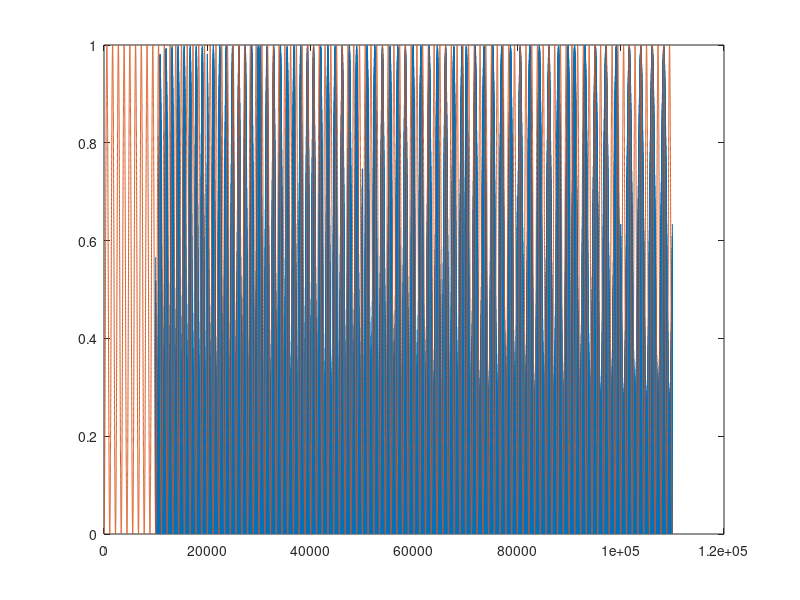

Recreate this plot in MATLAB. (Note: this script raises an error after producing the figure.)
function OscilModelSound3

f0=9;
c=0.1;
sig = 1/(3*sqrt(2)*c*f0);

%ft = round(f0*(1-c))

t=[0:0.0001:5]; 
gt = find(t>=0.5 & t<=1.5);

%T = [0:0.005:2].^(1/3);
T = [0:0.01:2];
T = T/max(T)*5;
c = [0:0.05:0.5];

%yy=0;
%for n=1:length(T)
%  fc = 440;
%  sig = 1/(3*sqrt(2)*c(n)*f0);
%  fc = 350+n*10;
%  y=(1+cos(2*pi*f0*(t-c(n)*T(n))))*0.5.* exp(-(t-T(n)).^2/(sig^2)).*[1+cos(2*pi*fc*t)]/0.5*1/(sqrt(pi)*sig);
%  yy = yy+y;
%end
%yy = yy/max(yy);

yy = [];
for n=1:length(c)
  n
  yy1=0;
  for m=1:length(T)
    fc = 440;
    sig = 1/(3*sqrt(2)*c(n)*f0);
    y1=(1+cos(2*pi*f0*(t-c(n)*T(m))))*0.5.* exp(-(t-T(m)).^2/(sig^2)).*[1+cos(2*pi*fc*t)]/0.5*1/(sqrt(pi)*sig);
    %y1=(1+cos(2*pi*f0*t))*0.5.* exp(-(t-T(n)).^2/(sig^2)).*[1+cos(2*pi*fc*t)]/0.5;
    yy1 = yy1+y1;
  end
  yy1 = yy1/max(yy1);
  yy = [yy yy1(gt)];
end



%y1 = (1+cos(2*pi*f0*t))*0.5.* exp(-(t-2.5).^2/(sig.^2)).*cos(2*pi*440*t);
y2 = (1+cos(2*pi*f0*t))*0.5;
y3 = repmat(y2(gt),1,length(c));

ft = f0.*(1-c)


%y8 = (1+cos(2*pi*8*t))*0.5.*[1+cos(2*pi*400*t)]*0.5;
%y9 = (1+cos(2*pi*9*t))*0.5.*[1+cos(2*pi*400*t)]*0.5;
%keyboard

%plot([yy' y1'])
plot([yy' y3'])
%soundsc([yy],10000)
%soundsc([yy1],10000)


%keyboard

%soundsc(yy,10000)

%sound([yya yy],10000);

WY = [yy-1];
fname = ['SoundDelay.wav']
wavwrite(WY,10000,32,fname)

return;







NOPLOT = 0;
GoPrint = 0;
%%%%%%%%%%%%%%%%%%%%%%%%%%%%%%%%%%%%%%%%%%%%
%% default parameters

%sig = 0.32; % [sec]
f0 = 240;    % [Hz]
cf = 0.2;%1/(3*sqrt(2)*sig*f0); % dimension less 
sig =1/(3*sqrt(2)*cf*f0);

ft = f0*(1-cf)

t=[0:0.0001:1]'; %% 1 sec
for n=1:100
  T = 0.005*n;
  tau = cf*T;
  y(:,n) = 0.5*(1+cos(2*pi*f0*(t-tau))).*exp(-(t-T).^2/sig^2);
end

%% example neurons
m=2;
cl = [23:m:23+3*m];

%%%%%%%%%%%%%%%%%%%%%%%%%%%%%%%%%%%%%%%%%%%%
%% Example Figure
figure(123);clf
set(gcf,'position',[1829 370 592 541])

%%
subplot('position',[0.15 0.75 0.7 0.15])
hold on
%% 
yy = sum(y,2);
plot(t,[yy/max(yy)],'color',[1 1 1]*0.2,'LineStyle','--','LineWidth',2)
cc = colormap('lines');
l = 1:3;
k=3;
for n=1:k
  plot(t,y(:,cl(n))/max(y(:,cl(n))),'LineWidth',2,'Color',cc(l(n),:))
end
ylabel('rate','FontSize',16)
axis tight
%xlim([0.1 0.2])
%set(gca,'TickDir','out','FontSize',16,'XTick',[],'YTick',[])
box off
%axis off
text(3.9,0.05,'probability','FontSize',16,'rotation',90)

%%
subplot('position',[0.15 0.55 0.7 0.15])
hold on
colormap('default')
cc = colormap;
k=22; l = round(linspace(1,64,k));
cll = [20:1:70];
for n=1:k
  plot(t,y(:,cll(n))/max(y(:,cll(n))),'LineWidth',2,'Color',cc(l(n),:))
end
yy = sum(y,2);
plot(t,[yy/max(yy)],'color',[1 1 1]*0.2,'LineStyle','--','LineWidth',2)
xlabel('time [sec]','FontSize',16)
ylabel('probability','FontSize',16)
axis tight
%xlim([0.2 0.4])
set(gca,'TickDir','out','FontSize',16,'XTick',[],'YTick',[])
box off
axis off
text(5.7,-0.25,'2 sec','FontSize',16)
text(3.9,0.05,'probability','FontSize',16,'rotation',90)
text(6.06,0.6,'2A','FontSize',16);
annotation('line',[0.875 0.875]+0.01,[0.67 0.695],'LineWidth',2);
annotation('line',[0.875 0.875]+0.01,[0.59 0.62],'LineWidth',2);

annotation('line',[0.87 0.88]+0.01,[0.59 0.59],'LineWidth',2);
annotation('line',[0.87 0.88]+0.01,[0.695 0.695],'LineWidth',2);

text(3.65,2.2,'A','FontSize',16);
text(3.65,1,'B','FontSize',16);


%PrintFig('OscilModel.crt',GoPrint)

%%%%%%%%%%%%%%%%%%%%%%%%%%%%%%%%%%%%%%%%%%%%
if NOPLOT
  figure(76263);clf
  subplot('position',[0.1 0.15 0.7 0.8])
  hold on
  cc = colormap('lines');
  l = 1:3;
  k=3; 
  %l = round(linspace(1,64,k));
  %cl = [23:2:27];
  for n=1:k
    plot(t,y(:,cl(n))/max(y(:,cl(n))),'LineWidth',2,'Color',cc(l(n),:))
    ylabel('rate','FontSize',16)
    xlim([0 1])
    set(gca,'TickDir','out','FontSize',16,'XTick',[],'YTick',[])
    box off
    axis off
    text(3.95,0.3,'rate','FontSize',16,'rotation',90)
    text(5.8,-0.1,'2 sec','FontSize',16)
    PrintFig(['OscilModelScatch' num2str(n)],0)
  end
  yy = sum(y,2);
  plot(t,[yy/max(yy)],'color',[1 1 1]*0.2,'LineStyle','--','LineWidth',2)
  PrintFig('OscilModelScatch4',0)
end

%%%%%%%%%%%%%%%%%%%%%%%%%%%%%%%%%%%%%%%%%%%%
%% PHASE
%% compute the phase of yy
gt = find(t>0 & t<=2);
t2 = t(gt)-0;
yy2 = [yy(gt)/max(yy(gt))];
a = (max(yy2)-min(yy2))/2;
b = (max(yy2)+min(yy2))/2;
yy2 = (yy2-b)/a;
dyy = diff(yy2)./diff(t2);
dyy = dyy/max(dyy);

dt = t2(2:end)-mean(diff(t2))/2;
yy3 = yy2(1:end-1)+diff(yy2)/2;

phi = angle(yy3-i*dyy);
phi = mod(phi+pi,2*pi);

subplot('position',[0.15 0.15 0.7 0.3])
hold on
cc = colormap('lines');
l = 1:3;
k=3; 
rate = 100/sig;
for n=1:k
  y2 = y(:,cl(n))/max(y(:,cl(n)));
  y22 = zeros(size(y2));
  y22 = y2;%(find(y2>=0)) = y2(find(y2>=0));
  y3 = cumsum(y22)/sum(y22);
  r = rand(10000,1);
  [xx xi yi] = NearestNeighbour(y3,r);
  %% randomize
  rdt =  t(xi)+(rand(size(xi))-0.5)*0.3;%*0.3;
  rph =  phi(xi)*180/pi + (rand(size(xi))-0.5)*20;
  
  plot(rdt(1:10:end),rph(1:10:end),'o','markersize',3,'markerfacecolor',cc(l(n),:),'markeredgecolor',cc(l(n),:))
  plot(rdt(1:10:end),rph(1:10:end)+360,'o','markersize',3,'markerfacecolor',cc(l(n),:),'markeredgecolor',cc(l(n),:))
  
  bin = [0:30:720];
  h(:,n) = histcI([rph;rph+360],bin);
end
axis tight
xlim([0 1])
ylim([0 720])
set(gca,'TickDir','out','FontSize',16,'XTick',[],'YTick',[0:180:720])
box off
%axis off
%text(3.75,300,'phase [deg]','FontSize',16,'rotation',90)
ylabel('phase [deg]','FontSize',16)
text(5.7,-70,'2 sec','FontSize',16)

text(3.65,720,'C','FontSize',16);


%%%%%%%%
subplot('position',[0.85 0.15 0.1 0.3])
plot(h,bin(1:end-1)+mean(diff(bin))/2,'LineWidth',2)
axis tight
xlim([0 max(h(:))])
ylim([0 720])
box off
axis off
text(100,-70,'count','FontSize',16)

%PrintFig(['OscilModelScatchPh'],GoPrint)
PrintFig('OscilModel.crt',GoPrint)
return

%%%%%%%%%%%%%%%%%%%%%%%%%%%%%%%%%%%%%%%%%%%%
%% frequency and amplitude

%% optimal parameters
sig = 0.353; % [sec]
a = 3*sqrt(2);%a = 2*sqrt(-log(0.1));
f0 = 8.6;    % [Hz]
cf = 1/(a*sig*f0); % dimension less 

ft = f0*(1-cf);

t=[1:0.001:10]'; %% 10 sec

fprintf(['f0=' num2str(f0) 'c=' num2str(cf) ' L=' num2str(a*sig) ' ft=' num2str(ft) '\n']);


%% delay - compression factor
k=20;
for m=1:k
  cfm(m) = m * cf/k*2;
  f0m(m) = m * f0/k + f0/2;
  sigm(m) = m*0.11/2;
  for n=1:100
    T = 0.1*n;
    % cf
    tau = cfm(m)*T;
    ytau(:,n) = 0.5*(1+cos(2*pi*f0*(t-tau))).*exp(-(t-T).^2/sig^2);
    % f0
    tau = cf*T;
    yf0(:,n) = 0.5*(1+cos(2*pi*f0m(m)*(t-tau))).*exp(-(t-T).^2/sig^2);
    % sig
    tau = cf*T;
    ysig(:,n) = 0.5*(1+cos(2*pi*f0*(t-tau))).*exp(-(t-T).^2/sigm(m)^2);
  end
  gt = find(t>3 & t<7);
  % cf 
  sy = sum(ytau,2)/max(sum(ytau,2));
  amptau(m) = diff([min(sy(gt)) max(sy(gt))]);
  fttau(m) = f0*(1-cfm(m));
  %dphitau(m,:) = OscilModelOpt_funcPhi(sig,cfm(m),f0,fttau(m),50*0.1);
  dphitau(m,:) = 2*pi*a *f0 *cfm(m) *sig *180/pi;
  % f0
  sy = sum(yf0,2)/max(sum(yf0,2));
  ampf0(m) = diff([min(sy(gt)) max(sy(gt))]);
  ftf0(m) = f0m(m)*(1-cf);
  %dphif0(m,:) = OscilModelOpt_funcPhi(sig,cf,f0m(m),ftf0(m),50*0.1);
  dphif0(m,:) = 2*pi*a *f0m(m) *cf *sig *180/pi;
  % sig
  sy = sum(ysig,2)/max(sum(ysig,2));
  ampsig(m) = diff([min(sy(gt)) max(sy(gt))]);
  ftsig(m) = f0*(1-cf);
  sigma = sigm*a;
  %dphisig(m,:) = OscilModelOpt_funcPhi(sigm(m),cf,f0,ftsig(m),50*0.1);
  dphisig(m,:) = 2*pi*a *f0 *cf *sigm(m) *180/pi;
end

figure(72356);clf
set(gcf,'position',[1828         233         729         676]);
c = [0.5 0.5 1];
%
subplot('position',[0.15 0.75 0.2 0.2]) %% 331
plot(cfm,fttau,'o','markeredgecolor',c,'markerfacecolor',c);
%set(gca,'TickDir','out','FontSize',16,'YTick',[6.5:0.5:8.5])
set(gca,'TickDir','out','FontSize',16,'YTick',[4:2:12])
axis tight 
%ylim([6.5 8])
ylim([4 12])
box off
Lines(cf,[],[],'--');
al = get(gca,'XLim');
bl = get(gca,'YLim');
xlabel('compression factor c','FontSize',16,'position',[mean(al) mean(bl)-diff(bl)*0.75])
ylabel('popul. freq. f_\theta [Hz]','FontSize',16,'position',[mean(al)-diff(al)*0.7 mean(bl)])
%
subplot('position',[0.44 0.75 0.2 0.2]) %% 332
plot(cfm,amptau,'o','markeredgecolor',c,'markerfacecolor',c)
set(gca,'TickDir','out','FontSize',16)
axis tight 
ylim([0 1])
box off
Lines(cf,[],[],'--');
al = get(gca,'XLim');
bl = get(gca,'YLim');
xlabel('compression factor c','FontSize',16,'position',[mean(al) mean(bl)-diff(bl)*0.75]) 
ylabel('amplitude A','FontSize',16,'position',[mean(al)-diff(al)*0.7 mean(bl)])
%
subplot('position',[0.75 0.75 0.2 0.2]) %% 333
plot(cfm,dphitau,'o','markeredgecolor',c,'markerfacecolor',c)
%set(gca,'TickDir','out','FontSize',16,'YTick',[0:180:720])
set(gca,'TickDir','out','FontSize',16,'YTick',[0:360:1080])
axis tight 
ylim([0 1160])
box off
Lines(cf,[],[],'--');
al = get(gca,'XLim');
bl = get(gca,'YLim');
xlabel('compression factor c','FontSize',16,'position',[mean(al) mean(bl)-diff(bl)*0.75])
ylabel('tot. phase \Delta\Phi [deg]','FontSize',16,'position',[mean(al)-diff(al)*0.8 mean(bl)])
%
%
subplot('position',[0.15 0.45 0.2 0.2]) %% 334
plot(f0m,ftf0,'o','markeredgecolor',c,'markerfacecolor',c);
set(gca,'TickDir','out','FontSize',16,'XTick',[4:2:12],'YTick',[4:2:12])
hold on
plot([4 12],[4 12],'k--')
axis tight 
xlim([4 12])
ylim([4 12])
box off
Lines(f0,[],[],'--');
al = get(gca,'XLim');
bl = get(gca,'YLim');
xlabel('frequency f_0 [Hz]','FontSize',16,'position',[mean(al) mean(bl)-diff(bl)*0.75])
ylabel('popul. freq. f_\theta [Hz]','FontSize',16,'position',[mean(al)-diff(al)*0.7 mean(bl)])
%
subplot('position',[0.44 0.45 0.2 0.2]) %% 335
plot(f0m,ampf0,'o','markeredgecolor',c,'markerfacecolor',c)
set(gca,'TickDir','out','FontSize',16,'XTick',[4:2:12])
axis tight 
xlim([4 12])
ylim([0 1])
box off
Lines(f0,[],[],'--');
al = get(gca,'XLim');
bl = get(gca,'YLim');
xlabel('frequency f_0 [Hz]','FontSize',16,'position',[mean(al) mean(bl)-diff(bl)*0.75])
ylabel('amplitude A','FontSize',16,'position',[mean(al)-diff(al)*0.7 mean(bl)])
%
subplot('position',[0.75 0.45 0.2 0.2]) %% 336
plot(f0m,dphif0,'o','markeredgecolor',c,'markerfacecolor',c)
%set(gca,'TickDir','out','FontSize',16,'XTick',[4:2:12],'YTick',[0:90:720])
set(gca,'TickDir','out','FontSize',16,'XTick',[4:2:12],'YTick',[0:360:1080])
axis tight 
xlim([4 12])
ylim([0 1160]);
box off
Lines(f0,[],[],'--');
al = get(gca,'XLim');
bl = get(gca,'YLim');
xlabel('frequency f_0 [Hz]','FontSize',16,'position',[mean(al) mean(bl)-diff(bl)*0.75])
ylabel('tot. phase \Delta\Phi [deg]','FontSize',16,'position',[mean(al)-diff(al)*0.8 mean(bl)])
%
%
subplot('position',[0.15 0.15 0.2 0.2]) %% 337
plot(sigma,ftsig,'o','markeredgecolor',c,'markerfacecolor',c);
set(gca,'TickDir','out','FontSize',16,'YTick',[4:2:12])
axis tight 
ylim([4 12])
box off
Lines(sig*a,[],[],'--');
al = get(gca,'XLim');
bl = get(gca,'YLim');
xlabel('field size L [sec]','FontSize',16,'position',[mean(al) mean(bl)-diff(bl)*0.75])
ylabel('popul. freq. f_\theta [Hz]','FontSize',16,'position',[mean(al)-diff(al)*0.7 mean(bl)])
%
subplot('position',[0.44 0.15 0.2 0.2]) %% 338
plot(sigma,ampsig,'o','markeredgecolor',c,'markerfacecolor',c)
set(gca,'TickDir','out','FontSize',16)
axis tight 
ylim([0 1])
box off
Lines(sig*a,[],[],'--');
al = get(gca,'XLim');
bl = get(gca,'YLim');
xlabel('field size L [sec]','FontSize',16,'position',[mean(al) mean(bl)-diff(bl)*0.75])
ylabel('amplitude A','FontSize',16,'position',[mean(al)-diff(al)*0.7 mean(bl)])
%
subplot('position',[0.75 0.15 0.2 0.2]) %% 339
plot(sigma,dphisig,'o','markeredgecolor',c,'markerfacecolor',c)
set(gca,'TickDir','out','FontSize',16,'YTick',[0:360:1260])
axis tight 
ylim([0 1160]);
box off
Lines(sig*a,[],[],'--');
al = get(gca,'XLim');
bl = get(gca,'YLim');
xlabel('field size L [sec]','FontSize',16,'position',[mean(al) mean(bl)-diff(bl)*0.75])
ylabel('tot. phase \Delta\Phi [deg]','FontSize',16,'position',[mean(al)-diff(al)*0.8 mean(bl)])


text(-15.5,4650,'A','FontSize',16);
text(-15.5,2900,'B','FontSize',16);
text(-15.5,1200,'C','FontSize',16);



PrintFig(['OscilModel.var'],GoPrint)


%%%%%%%%%%%%%%%%%%
%% vary bound parameters
stp = 50;


vf0 = [4:8/stp:12];
vL =  [0.5:5.5/stp:6];
vc =  [0.02:0.18/stp:0.2];

f0 = repmat(vf0,stp+1,1);
L =  repmat(vL',1,stp+1);
c =  repmat(vc',1,stp+1);

%% L=1.4
%% f_\theta=8
%% c = 0.085

figure(876);clf
set(gcf,'position',[1762 398 747 290])

subplot('position',[0.13 0.2 0.3 0.7])
imagesc(vf0,vL,f0-1./L)
colorbar
axis xy
hold on
plot(vf0,1./(vf0-8),'k','LineWidth',2);
xlabel('frequency f_0 [Hz]','FontSize',16)
ylabel('field size L [sec]','FontSize',16)
set(gca,'TickDir','out','FontSize',16,'XTick',[2:2:12])
box off
text(16,5.5,'popul. freq. f_\theta [Hz]','FontSize',16,'rotation',-90)

subplot('position',[0.6 0.2 0.3 0.7])
imagesc(vf0,vL,1./(f0.*L))
colorbar
axis xy
hold on
plot(vf0,1./(0.085*vf0),'k','LineWidth',2);
xlabel('frequency f_0 [Hz]','FontSize',16)
ylabel('field size L [sec]','FontSize',16)
set(gca,'TickDir','out','FontSize',16,'XTick',[2:2:12])
box off
text(16.7,5.5,'comression factor c','FontSize',16,'rotation',-90)

text(-16.5,6,'A','FontSize',16)
text(1,6,'B','FontSize',16)

PrintFig(['OscilModel.col'],GoPrint)



return;
%%%%%%%%%%%%%%%%%%%%%%%%%%%%%%%%%%%%%%%%%%%%
%%%%%%%%%%%%%%%%%%%%%%%%%%%%%%%%%%%%%%%%%%%%
%%%%%%%%%%%%%%%%%%%%%%%%%%%%%%%%%%%%%%%%%%%%
%%%%%%%%%%%%%%%%%%%%%%%%%%%%%%%%%%%%%%%%%%%%
%%%%%%%%%%%%%%%%%%%%%%%%%%%%%%%%%%%%%%%%%%%%
%%%%%%%%%%%%%%%%%%%%%%%%%%%%%%%%%%%%%%%%%%%%
%%%%%%%%%%%%%%%%%%%%%%%%%%%%%%%%%%%%%%%%%%%%
%%%%%%%%%%%%%%%%%%%%%%%%%%%%%%%%%%%%%%%%%%%%
%%%%%%%%%%%%%%%%%%%%%%%%%%%%%%%%%%%%%%%%%%%%
%%%%%%%%%%%%%%%%%%%%%%%%%%%%%%%%%%%%%%%%%%%%
%%%%%%%%%%%%%%%%%%%%%%%%%%%%%%%%%%%%%%%%%%%%

